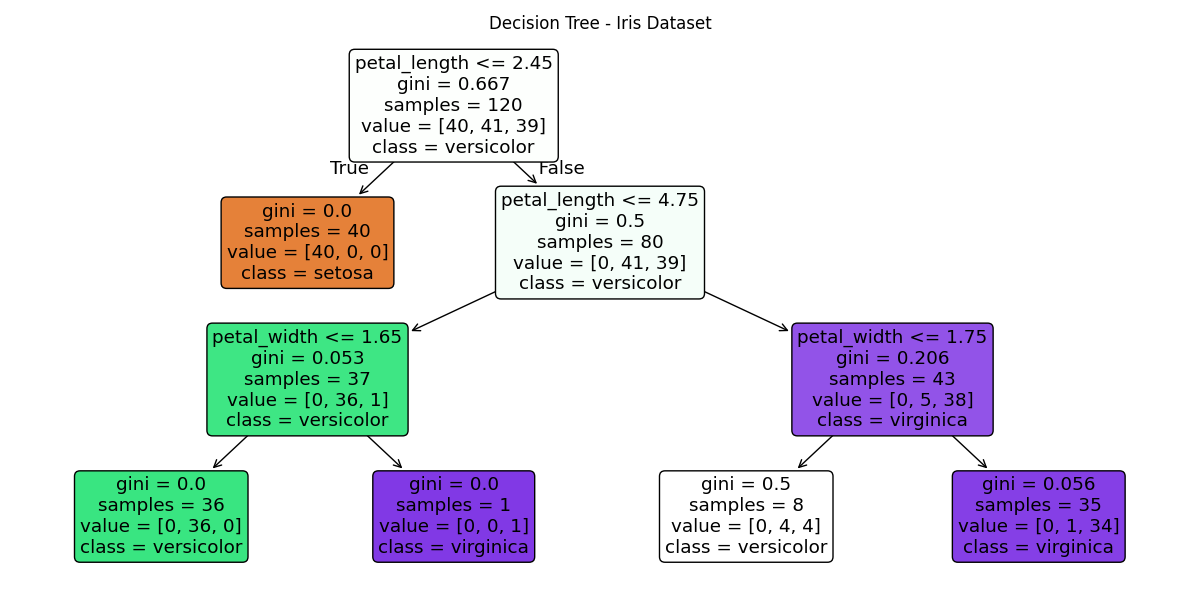

Generate this figure with Python:
import pandas as pd
import numpy as np
from sklearn.tree import DecisionTreeClassifier, export_text, plot_tree
from sklearn.model_selection import train_test_split
from sklearn.metrics import accuracy_score, classification_report
from sklearn.preprocessing import LabelEncoder
import matplotlib.pyplot as plt

# Load dataset
df = pd.read_csv("1) iris.csv")

# Encode target
le = LabelEncoder()
df['species'] = le.fit_transform(df['species'])

# Features and target
X = df.drop('species', axis=1)
y = df['species']

# Split
X_train, X_test, y_train, y_test = train_test_split(
    X, y, test_size=0.2, random_state=42
)

# --- Train WITHOUT pruning first ---
model = DecisionTreeClassifier(random_state=42)
model.fit(X_train, y_train)
y_pred = model.predict(X_test)

print("--- Without Pruning ---")
print(f"Accuracy: {accuracy_score(y_test, y_pred)*100:.2f}%")

# --- Train WITH pruning (max_depth limits tree size) ---
model_pruned = DecisionTreeClassifier(max_depth=3, random_state=42)
model_pruned.fit(X_train, y_train)
y_pred_pruned = model_pruned.predict(X_test)

print("\n--- With Pruning (max_depth=3) ---")
print(f"Accuracy: {accuracy_score(y_test, y_pred_pruned)*100:.2f}%")

print("\nClassification Report:")
print(classification_report(y_test, y_pred_pruned,
      target_names=le.classes_))

# Print tree structure in text
print("\nTree Structure:")
print(export_text(model_pruned,
      feature_names=list(X.columns)))

# Visualize the tree
plt.figure(figsize=(12, 6))
plot_tree(model_pruned,
          feature_names=list(X.columns),
          class_names=le.classes_,
          filled=True,
          rounded=True)
plt.title("Decision Tree - Iris Dataset")
plt.tight_layout()
plt.savefig("task5_decision_tree.png")
plt.show()
print("\nTree saved as task5_decision_tree.png")
print("\nTask 5 Complete!")
